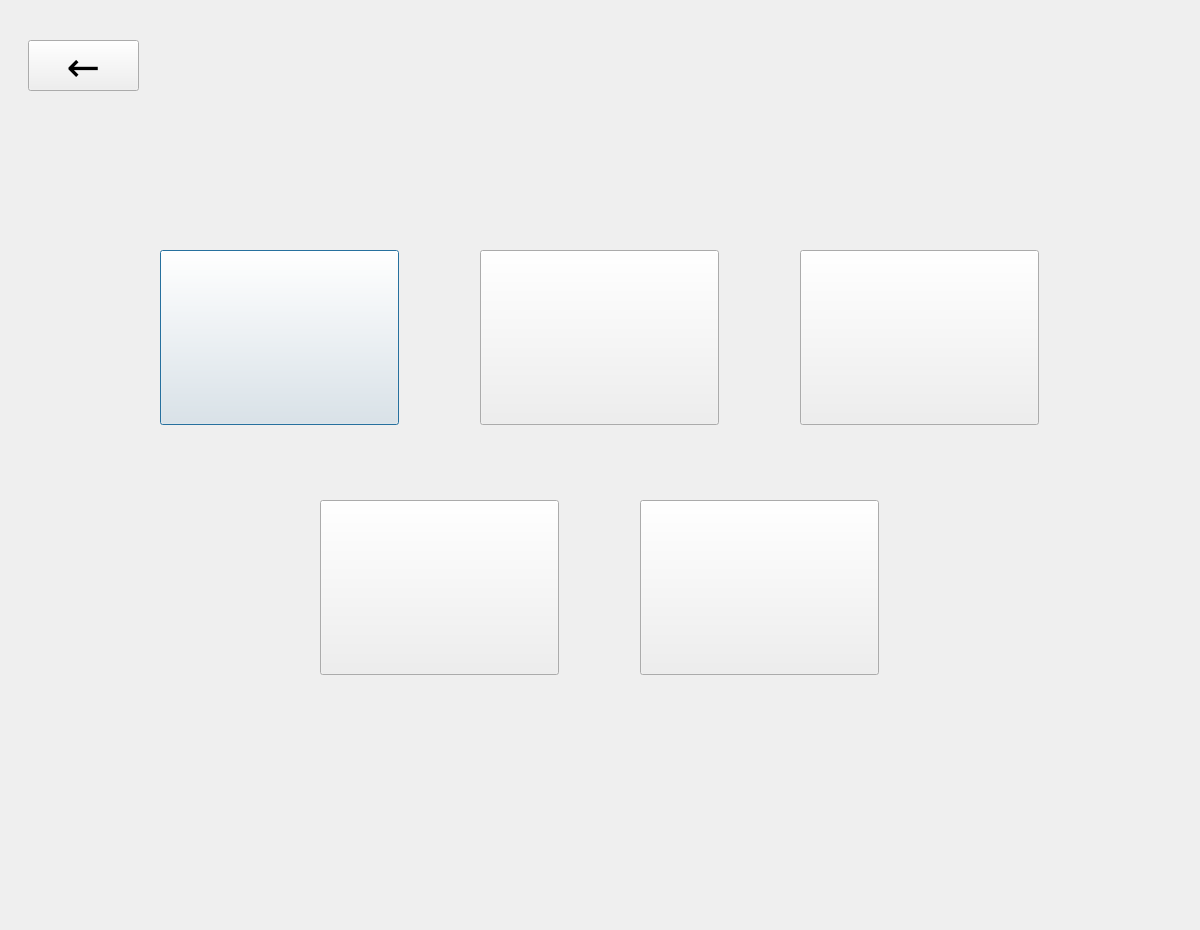
<?xml version="1.0" encoding="UTF-8"?>
<ui version="4.0">
 <class>Dialog</class>
 <widget class="QDialog" name="Dialog">
  <property name="geometry">
   <rect>
    <x>0</x>
    <y>0</y>
    <width>1200</width>
    <height>930</height>
   </rect>
  </property>
  <property name="windowTitle">
   <string>Dialog</string>
  </property>
  <widget class="QPushButton" name="btnGraph1">
   <property name="geometry">
    <rect>
     <x>160</x>
     <y>250</y>
     <width>239</width>
     <height>175</height>
    </rect>
   </property>
   <property name="text">
    <string/>
   </property>
  </widget>
  <widget class="QPushButton" name="btnGraph2">
   <property name="geometry">
    <rect>
     <x>480</x>
     <y>250</y>
     <width>239</width>
     <height>175</height>
    </rect>
   </property>
   <property name="text">
    <string/>
   </property>
  </widget>
  <widget class="QPushButton" name="btnGraph3">
   <property name="geometry">
    <rect>
     <x>800</x>
     <y>250</y>
     <width>239</width>
     <height>175</height>
    </rect>
   </property>
   <property name="text">
    <string/>
   </property>
  </widget>
  <widget class="QPushButton" name="btnGraph5">
   <property name="geometry">
    <rect>
     <x>640</x>
     <y>500</y>
     <width>239</width>
     <height>175</height>
    </rect>
   </property>
   <property name="text">
    <string/>
   </property>
  </widget>
  <widget class="QPushButton" name="btnGraph4">
   <property name="geometry">
    <rect>
     <x>320</x>
     <y>500</y>
     <width>239</width>
     <height>175</height>
    </rect>
   </property>
   <property name="text">
    <string/>
   </property>
  </widget>
  <widget class="QLabel" name="lblbg2">
   <property name="geometry">
    <rect>
     <x>80</x>
     <y>150</y>
     <width>64</width>
     <height>15</height>
    </rect>
   </property>
   <property name="text">
    <string/>
   </property>
  </widget>
  <widget class="QPushButton" name="btnPrev2">
   <property name="geometry">
    <rect>
     <x>28</x>
     <y>40</y>
     <width>111</width>
     <height>51</height>
    </rect>
   </property>
   <property name="font">
    <font>
     <family>Hancom Gothic</family>
     <pointsize>30</pointsize>
    </font>
   </property>
   <property name="text">
    <string>←</string>
   </property>
  </widget>
  <zorder>lblbg2</zorder>
  <zorder>btnGraph1</zorder>
  <zorder>btnGraph2</zorder>
  <zorder>btnGraph3</zorder>
  <zorder>btnGraph5</zorder>
  <zorder>btnGraph4</zorder>
  <zorder>btnPrev2</zorder>
 </widget>
 <resources/>
 <connections/>
</ui>
